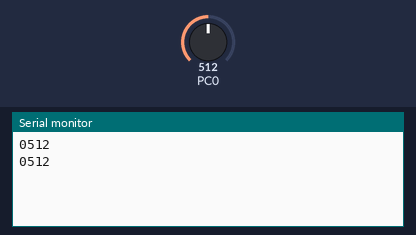
Recording of a program running on a simulated ATmega328P, built with avr-gcc and emulated at 16 MHz (the files do not name the chip). On the bench: the last lines printed to the serial monitor. The inputs (shaded band) are chosen by the test bench; at power-on: PC0 = 512.

Above: at 1.2 s.
1.3 s: PC0 set to 716
At 2.6 s:
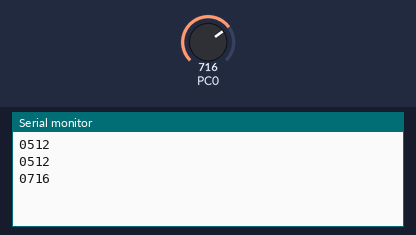
2.8 s: PC0 set to 900
At 3.8 s:
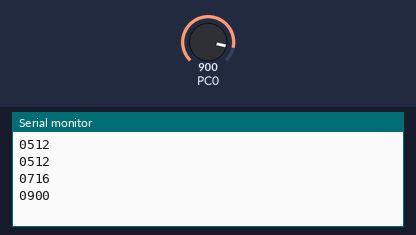
Timing chart, 0 to 5.8 s (numbered marks = the images above; inputs shaded):
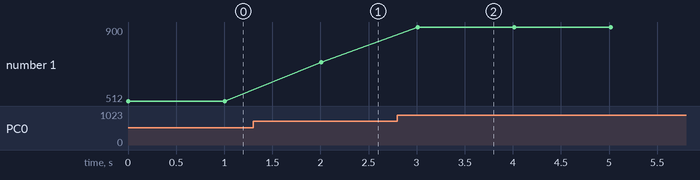

The program:

main.c
```c
/*
 */

#define F_CPU     16000000UL

#include <avr/io.h>
#include <util/delay.h>
#include <stdio.h>
#include "uart.h"

void adc_init (unsigned char channel)
{
    // AVCC를 기준 전압으로 선택
    ADMUX |= 0x40;

    // 분주비 설정
    ADCSRA |= 0x07;
    // ADC 활성화
    ADCSRA |= (1 << ADEN);
    // 자동 트리거 모드
    ADCSRA |= (1 << ADATE);

    // 채널 선택
    ADMUX |= ((ADMUX & 0xE0) | channel);
    // 변환 시작
    ADCSRA |= (1 << ADSC);
}

int read_adc (void)
{
    while (!(ADCSRA & (1 << ADIF)))
    {
        ;
    }

    return ADC;
}

void int_to_string (int n, char *buffer)
{
    sprintf(buffer, "%04d", n);
    buffer[4] = '\0';
}

int main (void)
{
    int read;
    char buffer[5];

    uart_init();
    adc_init(0);

    while (1)
    {
        read = read_adc();
        int_to_string(read, buffer);
        uart_string_transmit(buffer);
        uart_string_transmit("\n");

        _delay_ms(1000);
    }
}
```

uart.c
```c
#define F_CPU                   16000000UL
#include "uart.h"

#define sbi(PORTX, BITX)        (PORTX |= (1 << BITX))
#define cbi(PORTX, BITX)        (PORTX &= ~(1 << BITX))

#define UART_BUF                10

void uart_init (void)
{
    sbi(UCSR0A, U2X0);

    UBRR0H = 0x00;
    UBRR0L = 207;

    UCSR0C |= 0x06;

    sbi(UCSR0B, RXEN0);
    sbi(UCSR0B, TXEN0);
}

unsigned char uart_receive (void)
{
    while (!(UCSR0A & (1 << RXC0)))
    {
        ;
    }

    return UDR0;
}

void uart_transmit (char data)
{
    while (!(UCSR0A & (1 << UDRE0)))
    {
        ;
    }

    UDR0 = data;
}

void uart_string_transmit (char *string)
{
    while (*string != '\0')
    {
        uart_transmit(*string);
        string++;
    }
}

void uart_print (char *name, long val)
{
    char debug_buffer[UART_BUF] = {'\0'};

    uart_string_transmit(name);
    uart_string_transmit(" = ");

    itoa((val), debug_buffer, UART_BUF);
    uart_string_transmit(debug_buffer);
    uart_string_transmit("\n");
}

int usart_tx_char (char ch, FILE *fp)
{
    while (!(UCSR0A & (1 << UDRE0)))
    {
        ;
    }

    UDR0 = ch;

    return 0;
}
```

uart.h
```c
#ifndef __UART_H__
#define __UART_H__

#include <avr/io.h>
#include <util/delay.h>
#include <stdio.h>
#include <stdlib.h>
#include <string.h>

void uart_init (void);
unsigned char uart_receive (void);
void uart_transmit (char data);
void uart_string_transmit (char *string);
void uart_print (char *name, long val);
int usart_tx_char (char ch, FILE *fp);

#endif
```

Measured:
- after the input at 1.3 s, the serial monitor: prints a new line after 0.71 s (image 1)
- after the input at 2.8 s, the serial monitor: prints a new line after 0.21 s (image 2)
- plotted number 1: 512 → 716 after the input at 1.3 s, 716 → 900 after the input at 2.8 s
